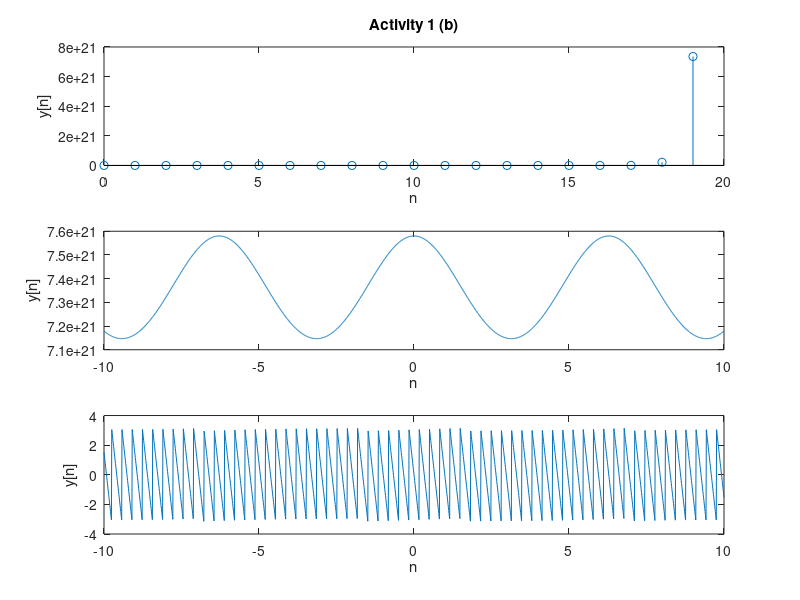

Write MATLAB code to recreate this figure.
clc;
clear all;
n=0:19;
w=-10:0.01:10;
x=n.^(0.9*n);
subplot(3,1,1);
stem(n,x);
xlabel('n');
ylabel('y[n]');
title('Activity 1 (b)');
p=0;
q=0;
for n=0:19;
    p=p+1;
    for w=-10:0.01:10
        q=q+1;
        x1(p,q)= exp(-j*w*n);
    end
    q=0;
end
x2=x*x1;
w=-10:0.01:10;
subplot(3,1,2);
plot(w,abs(x2));
xlabel('n');
ylabel('y[n]');
subplot(3,1,3);
plot(w,angle(x2));
xlabel('n');
ylabel('y[n]');